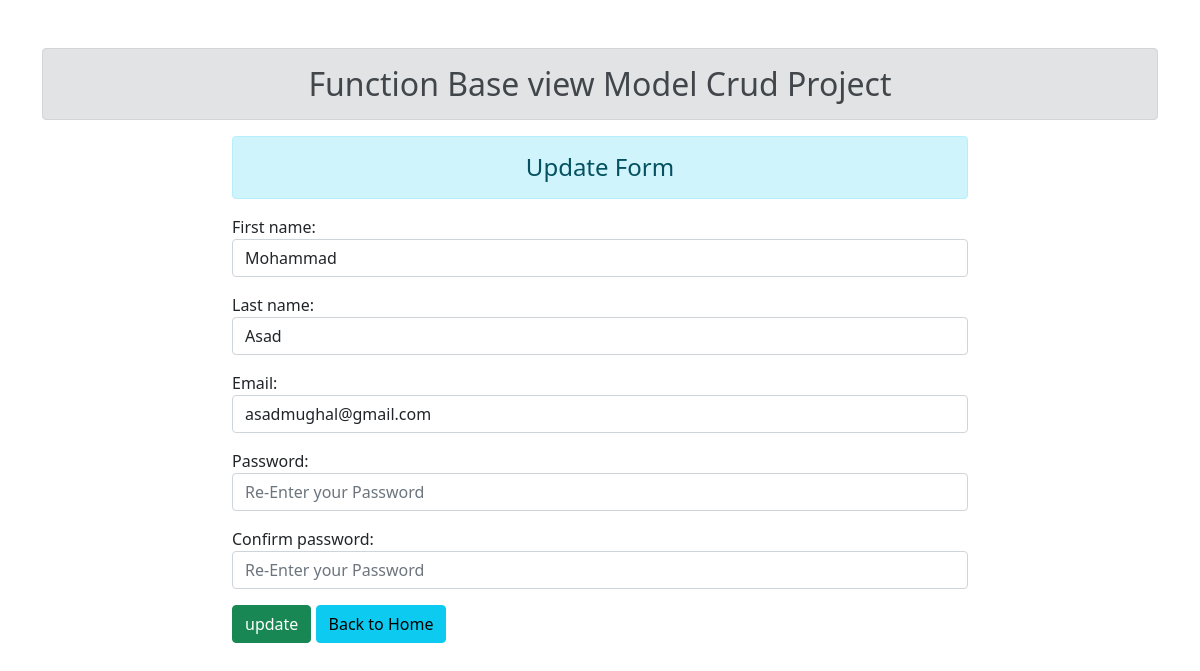
The page /5 on the database its author committed.
### CRUD/models.py (models this page shows)
class App_Users(models.Model):
    First_Name = models.CharField(max_length = 30)
    Last_name = models.CharField(max_length = 30)
    email = models.EmailField(max_length = 20)
    password = models.CharField(max_length = 30)
    confirm_Password = models.CharField(max_length = 30)

### CRUD/views.py (the view)
# urls.py: path('<int:id>',views.update_form,name='update_form'),
def update_form(request,id):
    if request.method == 'POST':
        data = App_Users.objects.get(pk=id)
        form = User_registeration(request.POST, instance=data)
        if form.is_valid():
            form.save()
            messages.success(request,"User updated Successfully!")
    else:
        data =  App_Users.objects.get(pk=id)
        form = User_registeration(instance=data)
    return render(request, 'update.html',{'form':form})

### CRUD/forms.py
class User_registeration(forms.ModelForm):
    First_Name = forms.CharField(widget=forms.TextInput(attrs={'class':'form-control', 'placeholder':'Enter your First Name'}))
    Last_name = forms.CharField(widget=forms.TextInput(attrs={'class':'form-control', 'placeholder':'Enter your Last Name'}))
    email = forms.CharField(widget=forms.EmailInput(attrs={'class':'form-control', 'autocomplete':'off', 'placeholder':'Enter your Email'}))
    password = forms.CharField(widget=forms.PasswordInput(attrs={'class':'form-control', 'placeholder':'Re-Enter your Password'}))
    confirm_Password = forms.CharField(widget=forms.PasswordInput(attrs={'class':'form-control','placeholder':'Re-Enter your Password'}))
    class Meta:
        model = App_Users
        fields = ['First_Name','Last_name','email','password', 'confirm_Password']

### CRUD/templates/update.html (shortened to what this page needs)
{% extends 'base.html' %}
{% block content %}
<div class="row">
    <div class="col-sm-8 offset-2">
        <h4 class="alert alert-info text-center">Update Form</h4>
        <form action="" method="POST">
            {{form.as_p}}
            <input type="submit" class="btn btn-success" value="update">
            <a href="{% url 'add_user'%}" class="btn btn-info">Back to Home</a>
        </form>
    </div>
</div>
{% endblock content %}

### rows shown on the page
App_Users: First_Name "Mohammad", Last_name "Asad", email "asadmughal@gmail.com"
